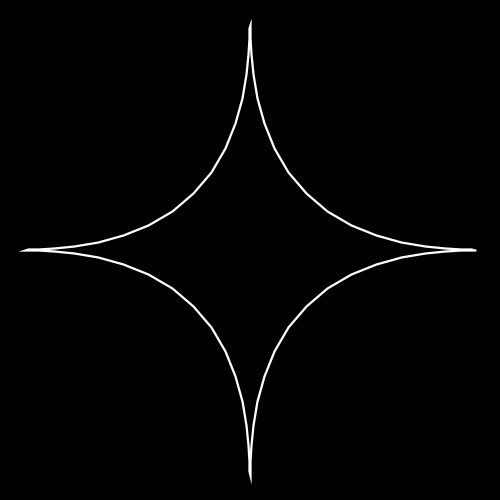
Frame 1 (no input)
Frame 2 (the mouse pressed at the canvas centre, redrawn once): identical to frame 1, image omitted

The Processing sketch that drew this single still picture (run headless with seeded random() and noise(); the mouse was pressed at the canvas centre and the sketch redrawn once):

// Processing sketch: C19_Superellipse
// ── C19_Superellipse.pde
float a = 1;
float b = 1;
float n = 1/2.0;


void setup() {
  size(500, 500);
  noLoop();
}



void draw() {
  translate(width/2, height/2);
  scale(0.9 * width/2, 0.9 * height/2);
  background(0);
  
  stroke(255);
  strokeWeight(0.01);
  noFill();
  beginShape();
  for (float theta = 0; theta < TWO_PI; theta += PI/36) {
    float x = pow(abs(cos(theta)), 2.0/n) * a * sgn(cos(theta));
    float y = pow(abs(sin(theta)), 2.0/n) * b * sgn(sin(theta));
    vertex(x, y);
  }
  endShape();
}



int sgn(float a) {
  if (a > 0) return 1;
  if (a < 0) return -1;
  return 0;
}
